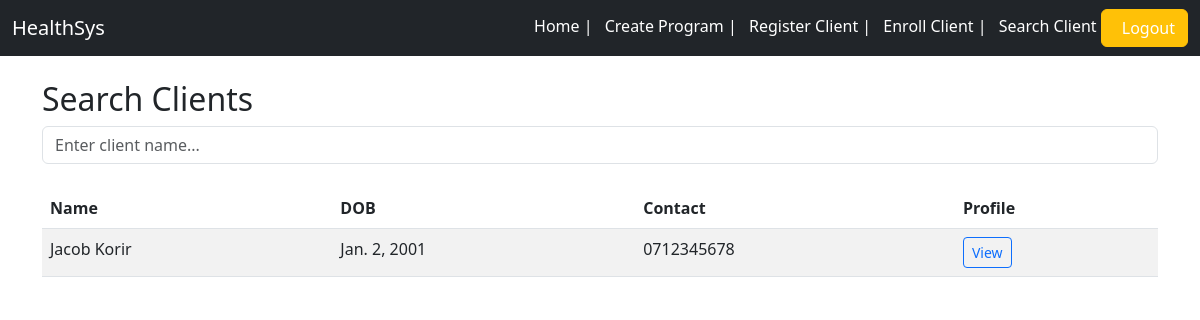
Page /client/search/ (signed in) on the earlier database version.
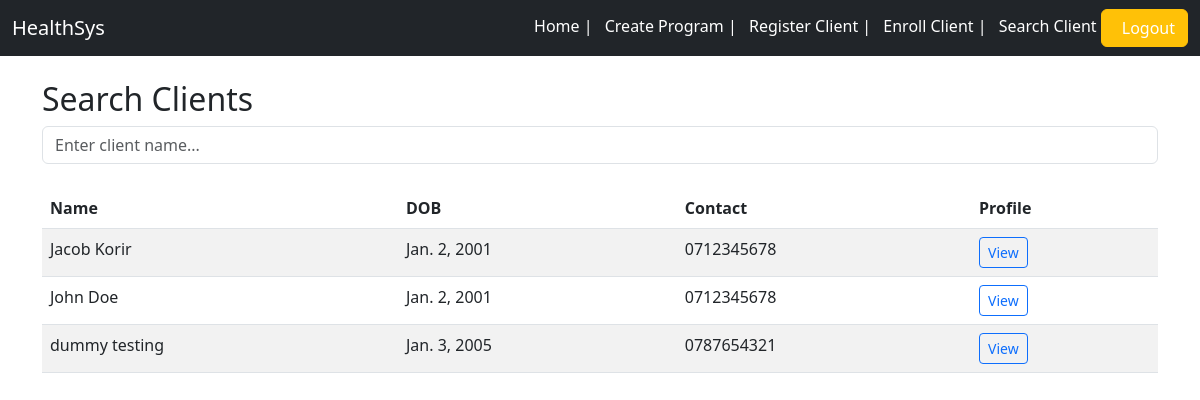
Same page on the later database version.
### core/models.py (models this page shows, shortened)
class Client(models.Model):
    first_name = models.CharField(max_length=50)
    last_name = models.CharField(max_length=50)
    dob = models.DateField()
    contact = models.CharField(max_length=100)

### core/views.py (the view)
# urls.py: path('client/search/', views.search_clients, name='search_clients'),
@login_required
def search_clients(request):
    query = request.GET.get('q')
    clients = Client.objects.filter(first_name__icontains=query) if query else Client.objects.all()
    return render(request, 'search_client.html', {'clients': clients})

### core/templates/search_client.html
{% extends 'base.html' %}
{% block content %}
<h2>Search Clients</h2>
<form method="get">
  <input type="text" name="q" class="form-control" placeholder="Enter client name..." value="{{ request.GET.q }}">
</form>
<table class="table table-striped mt-4">
  <thead>
    <tr>
      <th>Name</th>
      <th>DOB</th>
      <th>Contact</th>
      <th>Profile</th>
    </tr>
  </thead>
  <tbody>
    {% for client in clients %}
    <tr>
      <td>{{ client.first_name }} {{ client.last_name }}</td>
      <td>{{ client.dob }}</td>
      <td>{{ client.contact }}</td>
      <td><a href="{% url 'client_profile' client.id %}" class="btn btn-sm btn-outline-primary">View</a></td>
    </tr>
    {% empty %}
    <tr><td colspan="4">No clients found.</td></tr>
    {% endfor %}
  </tbody>
</table>
{% endblock %}

Differences in the rows shown:
added Client: first_name "John", last_name "Doe", dob "Jan. 2, 2001", contact "0712345678"
added Client: first_name "dummy", last_name "testing", dob "Jan. 3, 2005", contact "0787654321"
